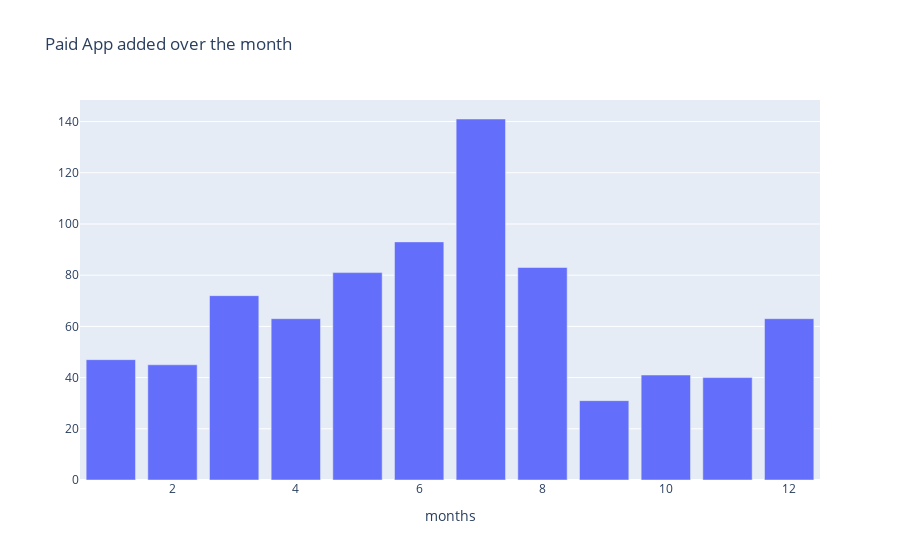

Write notebook code for a chart like this one.
### Markdown cell above
In this google playstore data Almost 50% apps are available on the playstore are added or updated on the month of July, 25% of apps are updated or added on the month of August and rest of 25% remaing months. (please don't ask me the reason i don't know !!) .

### Code cell
col='month_added'
v2=d2[col].value_counts().reset_index()
v2=v2.rename(columns={col:'count','index':col})
v2['percent']=v2['count'].apply(lambda x : 100*x/sum(v2['count']))
v2=v2.sort_values(col)
trace1 = go.Bar(x=v2[col], y=v2["count"], name="aid", marker=dict())
layout={'title':"Paid App added over the month",'xaxis':{'title':"months"}}
fig = go.Figure(data=[trace1], layout=layout)
iplot(fig)

### Figure 1 — Plotly figure (JSON) as saved in the notebook; plotly's stock layout.template omitted (floating-point values rounded to 4 significant figures)
{"data": [{"name": "aid", "type": "bar", "x": [1, 2, 3, 4, 5, 6, 7, 8, 9, 10, 11, 12], "y": [47, 45, 72, 63, 81, 93, 141, 83, 31, 41, 40, 63]}], "layout": {"title": {"text": "Paid App added over the month"}, "xaxis": {"title": {"text": "months"}}}}
